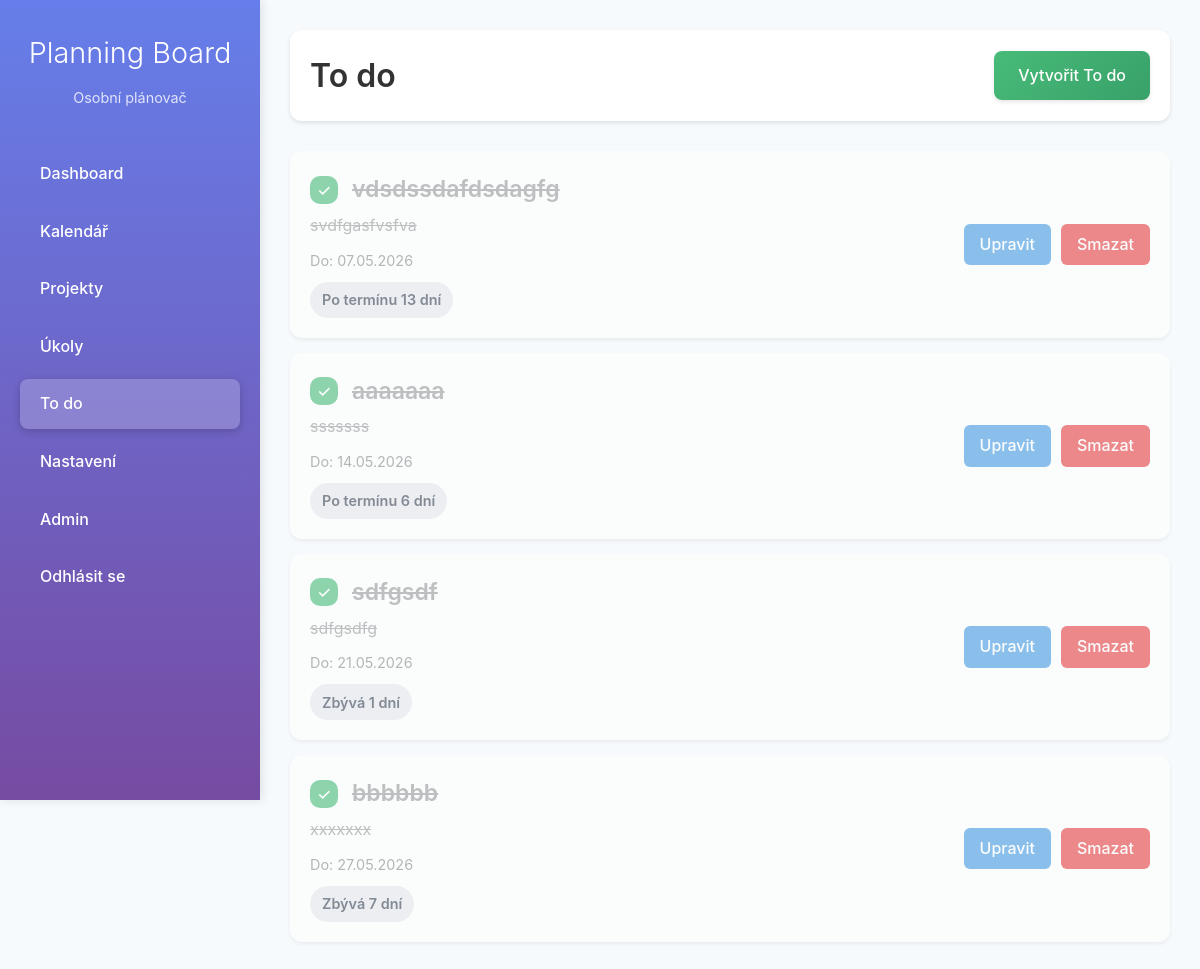
Screenshot of /tasks/todos/ (signed in) with the database file from the repository.
### tasks/models.py (models this page shows, shortened)
class Todo(models.Model):
    user = models.ForeignKey(User, on_delete=models.CASCADE)
    title = models.CharField(max_length=255)
    description = models.TextField(blank=True)
    due_date = models.DateField()
    completed = models.BooleanField(default=False)
    created_at = models.DateTimeField(auto_now_add=True)
    @property
    def remaining_days(self):
        from datetime import date
        return (self.due_date - date.today()).days
    @property
    def remaining_days_abs(self):
        return abs(self.remaining_days)
    @property
    def remaining_days_class(self):
        if self.completed:
            return "gray"
        if self.remaining_days < 0:
            return "red"
        if self.remaining_days <= 2:
            return "orange"
        return "green"

### tasks/views.py (the view)
# urls.py: path("todos/", views.todo_list, name="todo_list"),
@login_required
def todo_list(request):
    todos = list(Todo.objects.filter(user=request.user))
    todos.sort(key=lambda todo: todo.remaining_days)
    return render(request, 'tasks/todo_list.html', {'todos': todos})

### tasks/templates/tasks/todo_list.html (shortened to what this page needs)
{% extends "base.html" %}
{% block content %}
<div class="todos-header">
    <h1>To do</h1>
    <a href="{% url 'tasks:create_todo' %}" class="create-btn">Vytvořit To do</a>
</div>
<div class="todos-list">
    {% for todo in todos %}
    <div class="todo-item {% if todo.completed %}completed{% endif %}">
        <div class="todo-content">
            <div class="todo-title">
                <label class="checkbox-label">
                    <span class="custom-checkbox"></span>
                    <span class="checkbox-text">{{ todo.title }}</span>
                </label>
            </div>
            {% if todo.description %}
            <div class="todo-description">{{ todo.description }}</div>
            {% endif %}
            <div class="todo-due-date">Do: {{ todo.due_date|date:"d.m.Y" }}</div>
            <div class="todo-remaining-days remaining-days {{ todo.remaining_days_class }}">
                {% if todo.remaining_days < 0 %}
                    Po termínu {{ todo.remaining_days_abs }} dní
                {% elif todo.remaining_days == 0 %}
                    Dnes
                {% else %}
                    Zbývá {{ todo.remaining_days }} dní
                {% endif %}
            </div>
        </div>
        <div class="todo-actions">
            <a href="{% url 'tasks:edit_todo' todo.pk %}" class="btn btn-primary">Upravit</a>
            <a href="{% url 'tasks:delete_todo' todo.pk %}" class="btn btn-danger">Smazat</a>
        </div>
    </div>
    {% endfor %}
</div>
{% endblock %}

### tasks/static/tasks/style.css (style rules this page uses)
body { margin: 0; font-family: Arial, sans-serif; }
.btn-primary { background-color: #4CAF50; color: white; }

### templates/base.html (style rules this page uses)
* { box-sizing: border-box; }
body { margin: 0; font-family: -apple-system, BlinkMacSystemFont, 'Segoe UI', Roboto, 'Helvetica Neue', Arial, sans-serif; background: #f7fafc; color: #333; line-height: 1.6; }

### tasks/templates/tasks/todo_list.html (style rules this page uses)
.todos-header { display: flex; justify-content: space-between; align-items: center; margin-bottom: 30px; padding: 20px; background: white; border-radius: 12px; box-shadow: 0 2px 4px rgba(0,0,0,0.1); }
.todos-header h1 { margin: 0; color: #333; font-size: 2em; font-weight: 600; }
.create-btn { background: linear-gradient(135deg, #48bb78 0%, #38a169 100%); color: white; padding: 12px 24px; border-radius: 8px; text-decoration: none; font-weight: 500; transition: all 0.2s; box-shadow: 0 2px 4px rgba(0,0,0,0.1); }
.todo-item { background: white; padding: 20px; border-radius: 12px; box-shadow: 0 2px 4px rgba(0,0,0,0.1); margin-bottom: 15px; display: flex; justify-content: space-between; align-items: center; transition: all 0.2s; }
.todo-content { flex: 1; }
.todo-title { font-size: 1.2em; font-weight: 500; margin-bottom: 5px; color: #333; }
.todo-description { color: #666; margin-bottom: 10px; }
.todo-due-date { color: #888; font-size: 0.9em; }
.todo-actions { display: flex; gap: 10px; }
.btn { padding: 8px 16px; border-radius: 6px; text-decoration: none; font-weight: 500; transition: all 0.2s; border: none; cursor: pointer; }
.btn-primary { background: rgba(66, 153, 225, 1); color: white; }
.btn-danger { background: rgba(229, 62, 62, 1); color: white; }
.completed { opacity: 0.6; }
.todo-item.completed .checkbox-text, .todo-item.completed .todo-description { text-decoration: line-through; color: #999; }
.todo-actions { opacity: 1; }
.todo-remaining-days { margin-top: 10px; display: inline-flex; align-items: center; gap: 0.4rem; padding: 0.4rem 0.75rem; border-radius: 9999px; font-weight: 600; font-size: 0.9em; }
.remaining-days.gray { background: #e5e7eb; color: #374151; }
.checkbox-label { display: inline-flex; align-items: center; gap: 14px; cursor: pointer; user-select: none; }
.custom-checkbox { width: 28px; height: 28px; border-radius: 10px; border: 2px solid #cbd5e0; display: inline-flex; align-items: center; justify-content: center; transition: all 0.2s ease; background: white; flex-shrink: 0; }
.checkbox-input:checked + .custom-checkbox { background: #48bb78; border-color: #48bb78; }
.checkbox-input:checked + .custom-checkbox::before { content: '✓'; color: white; font-size: 1rem; line-height: 0; }
.checkbox-text { font-size: 1.2em; font-weight: 600; color: #333; }
.todo-item.completed .checkbox-text { text-decoration: line-through; color: #999; }

### rows the page displays
Todo: title "vdsdssdafdsdagfg", description "svdfgasfvsfva", due_date "07.05.2026", remaining_days_abs "13"
Todo: title "aaaaaaa", description "sssssss", due_date "14.05.2026", remaining_days_abs "6"
Todo: title "sdfgsdf", description "sdfgsdfg", due_date "21.05.2026", remaining_days "1"
Todo: title "bbbbbb", description "xxxxxxx", due_date "27.05.2026", remaining_days "7"
